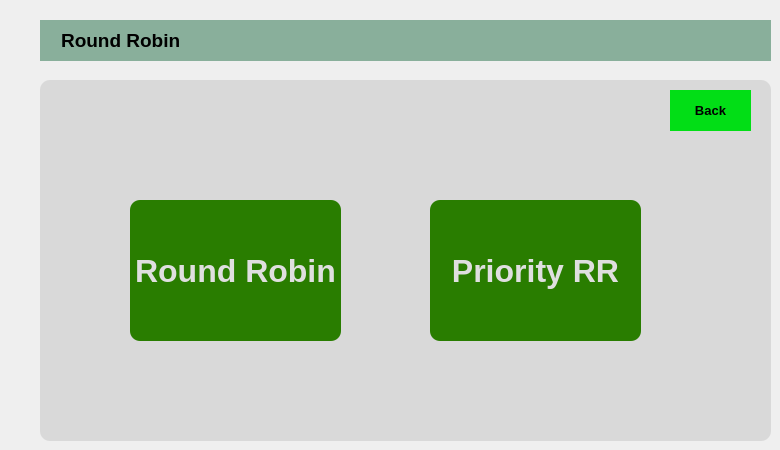
    <widget class="QWidget" name="tab_19">
     <attribute name="title">
      <string>RR_Choice</string>
     </attribute>
     <widget class="QLabel" name="label_41">
      <property name="geometry">
       <rect>
        <x>40</x>
        <y>20</y>
        <width>731</width>
        <height>41</height>
       </rect>
      </property>
      <property name="font">
       <font>
        <family>Arial</family>
        <pointsize>14</pointsize>
        <weight>75</weight>
        <bold>true</bold>
       </font>
      </property>
      <property name="styleSheet">
       <string notr="true">background-color: rgb(137, 175, 155);</string>
      </property>
      <property name="text">
       <string>    Round Robin</string>
      </property>
     </widget>
     <widget class="QGroupBox" name="groupBox_19">
      <property name="geometry">
       <rect>
        <x>40</x>
        <y>80</y>
        <width>731</width>
        <height>361</height>
       </rect>
      </property>
      <property name="accessibleName">
       <string>0</string>
      </property>
      <property name="styleSheet">
       <string notr="true">background-color: rgb(217, 217, 217);
border-radius: 10px;</string>
      </property>
      <property name="title">
       <string/>
      </property>
      <widget class="QPushButton" name="pushButton_83">
       <property name="enabled">
        <bool>true</bool>
       </property>
       <property name="geometry">
        <rect>
         <x>390</x>
         <y>120</y>
         <width>211</width>
         <height>141</height>
        </rect>
       </property>
       <property name="font">
        <font>
         <family>Arial</family>
         <pointsize>24</pointsize>
         <weight>75</weight>
         <bold>true</bold>
        </font>
       </property>
       <property name="styleSheet">
        <string notr="true">background-color: rgb(0, 199, 0);
background-color: rgb(41, 125, 0);
color: rgb(223, 223, 223);</string>
       </property>
       <property name="text">
        <string>Priority RR</string>
       </property>
       <property name="shortcut">
        <string>Return</string>
       </property>
      </widget>
      <widget class="QPushButton" name="pushButton_84">
       <property name="enabled">
        <bool>true</bool>
       </property>
       <property name="geometry">
        <rect>
         <x>90</x>
         <y>120</y>
         <width>211</width>
         <height>141</height>
        </rect>
       </property>
       <property name="font">
        <font>
         <family>Arial</family>
         <pointsize>24</pointsize>
         <weight>75</weight>
         <bold>true</bold>
        </font>
       </property>
       <property name="styleSheet">
        <string notr="true">background-color: rgb(0, 199, 0);
background-color: rgb(41, 125, 0);
color: rgb(223, 223, 223);</string>
       </property>
       <property name="text">
        <string>Round Robin</string>
       </property>
       <property name="shortcut">
        <string>Return</string>
       </property>
      </widget>
      <widget class="QPushButton" name="pushButton_85">
       <property name="geometry">
        <rect>
         <x>630</x>
         <y>10</y>
         <width>81</width>
         <height>41</height>
        </rect>
       </property>
       <property name="font">
        <font>
         <family>Arial</family>
         <pointsize>10</pointsize>
         <weight>75</weight>
         <bold>true</bold>
        </font>
       </property>
       <property name="styleSheet">
        <string notr="true">background-color: rgb(2, 222, 22);
border-radius:0px;
</string>
       </property>
       <property name="text">
        <string>Back</string>
       </property>
       <property name="iconSize">
        <size>
         <width>27</width>
         <height>27</height>
        </size>
       </property>
      </widget>
     </widget>
    </widget>
